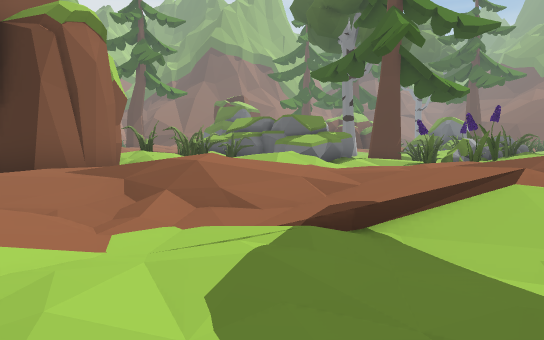
View 1 (above)

19 first-person views from a walk through a scene from a Unity 3-D project. The camera is 1.3 m above the floor, tilts 4° down and sees 70° across. The floor is counted in squares, 2 m on a side. Each view is taken from the middle of a square. On the plan, view 1 faces up. The plan holds only what a view shows up to about 11 squares ahead; the rest is blank. The place goes on beyond the plan. The player is left out.

View 2
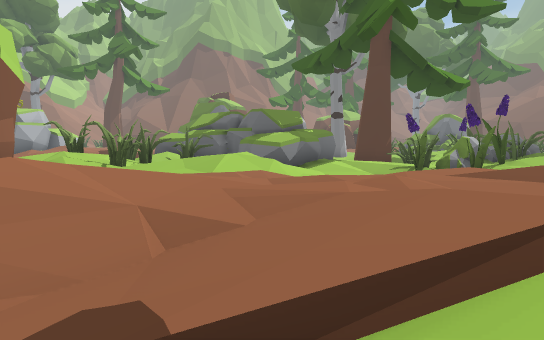

View 3
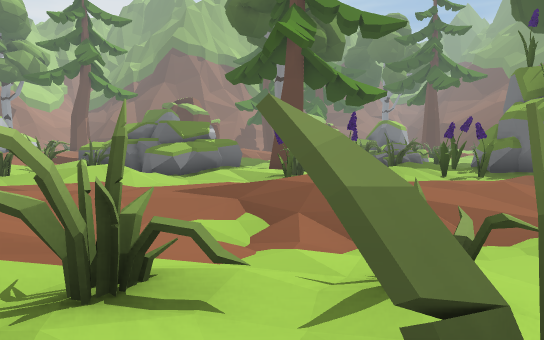

View 4
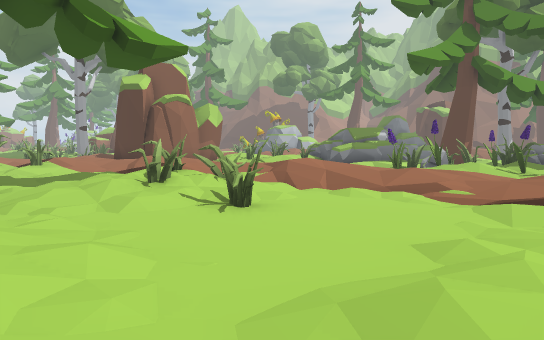

View 5
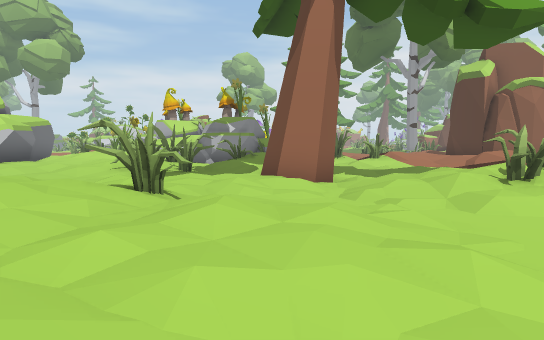

View 6
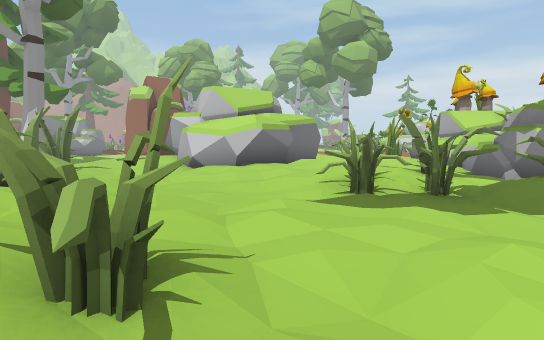

View 7
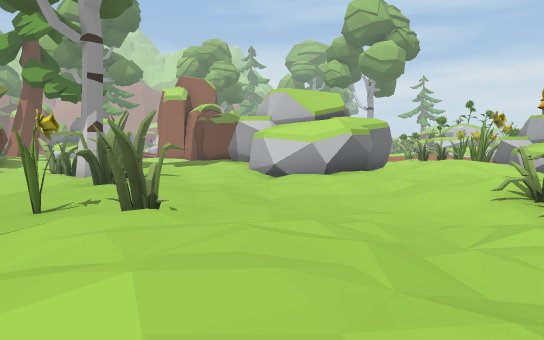

View 8
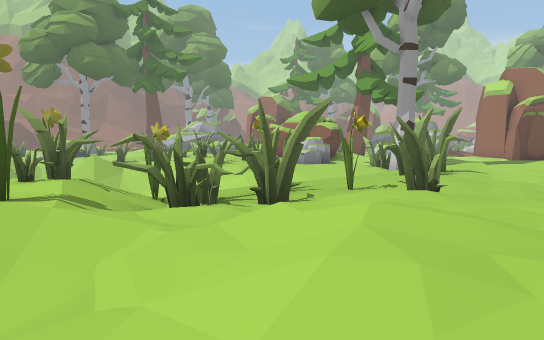

View 9
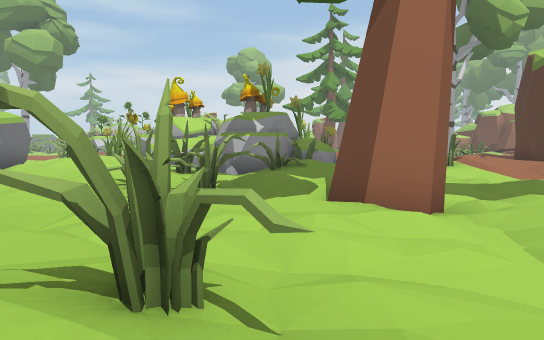

View 10
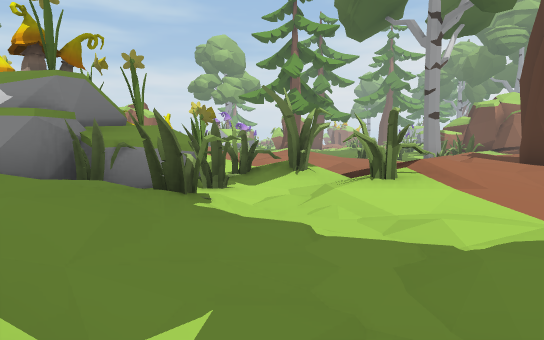

View 11
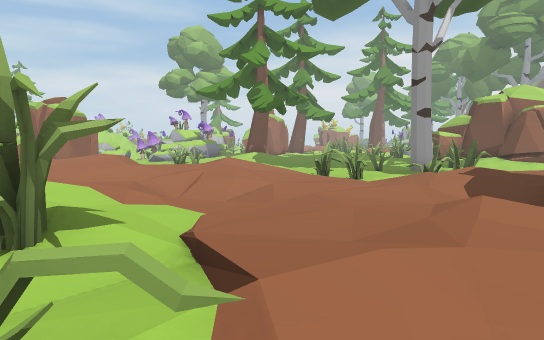

View 12
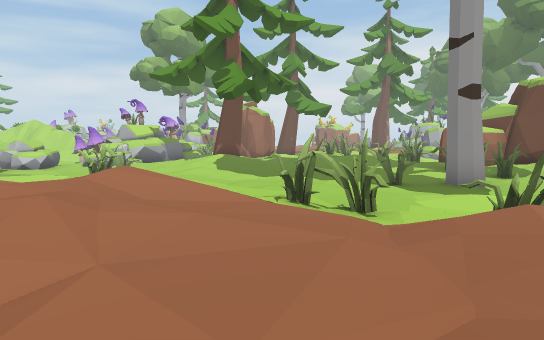

View 13
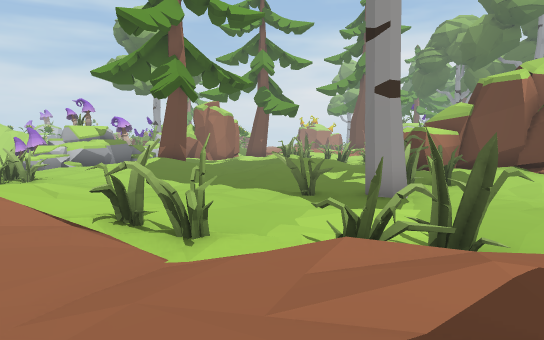

View 14
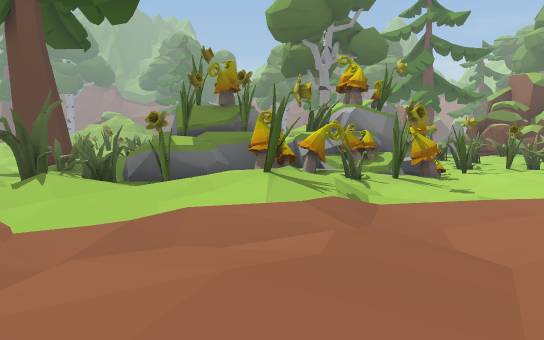

View 15
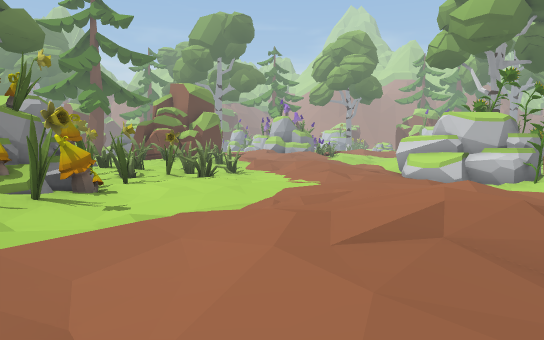

View 16
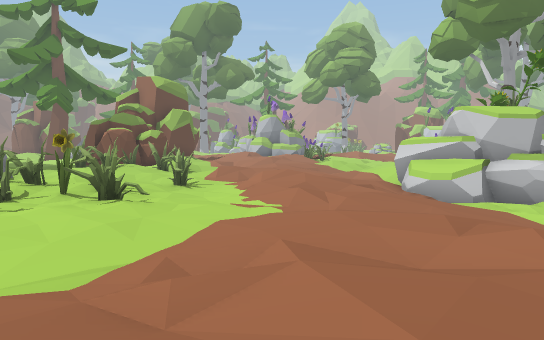

View 17
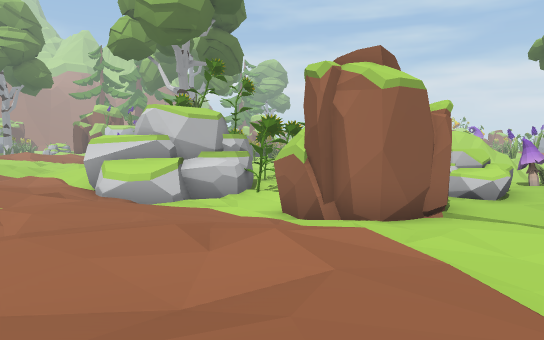

View 18
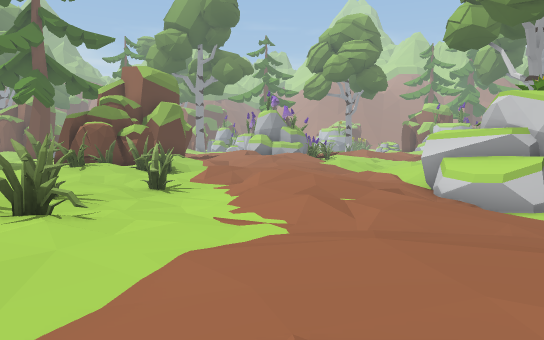

View 19
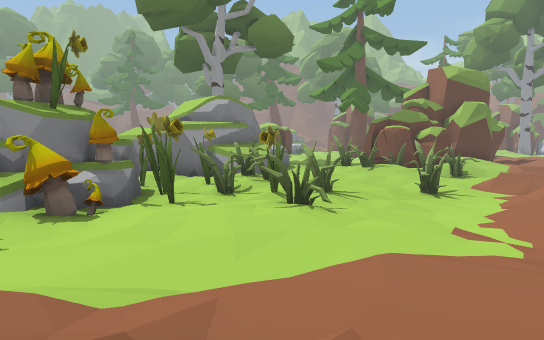

### Floor plan
Key: @ floor where view 1 was taken; # wall or solid block; x gap in a wall; . main floor; : floor 0.25 m higher than the main floor; - floor 0.25 m lower than the main floor; + floor 0.5 m higher than the main floor; _ floor 0.5 m lower than the main floor; * floor 0.75 m higher than the main floor; < floor 0.75 m lower than the main floor; / step, stairs or slope; = window, fence, low wall or low ledge; ^ raised ledge; O other object.
Columns run from 19 left of view 1 to 11 right of it. Each row starts with its distance up from view 1.
 14                            O
 13                  +#### :. OO
 12  ##             #.  ^#:/######
 11 ##:-           ###  :.//#O+###
 10 ...-_          //#/*/..  :+/.:
  9 :.#----        #//://.  #.:
  8  ###----       #  .::    /++/
  7 .--##__#/++    ##  .: ++ ++++
  6 ..-##-_#//++   ##  /+++**++:::
  5 .-_-----.:++:##:/+**+*+/////./
  4 .---.--#..:+:+++++//+++:.----.
  3 -_----#.:::+:++*+::://##=.---.
  2 .-_--..+:+:::::+=+.:.:####....
  1 .--..+//+*+...#.#+..-:++=.....:
  0 .--.   +++:/.:+#...@...:...../+
 -1 ..-   .++.:+:+##.:+//#---.::..
 -2  #    //+../#/=#^///+#:..:+:.:/
 -3  -_  /**+:./OO### /+/:...::++
 -4 _-__/+*/:..#/####::##:::#++:
 -5 __-/:*+/...O###^^:+###::+*++*
 -6 ##-.:++:.:+O###^+++++:.+++/+#
 -7  #__.:::.:+#####**++:..:++:#++
 -8  #<_....:=##::#+**+++...#:####
 -9  <//.::/..x+#+:++//+:.::..####
-10 ##/_-..:..:+##:#####...::..  /=
-11 ###^_.++..::  ^#   #...::.
-12   #^/.+/-#..: ^    #:..#.._/
-13    #..: -..:+::    +:=#..../
-14    --  ::::+##:    +:.....
-15    //  ++/.###        .-.

Where each view was taken, in squares from view 1:
view 1: 0 up, 0 right, facing up
view 2: 2 up, 1 right, facing up
view 3: 1 up, 4 right, facing up
view 4: 2 down, 11 right, facing up-left
view 5: 2 down, 10 right, facing left
view 6: 2 down, 6 right, facing down-left
view 7: 4 down, 7 right, facing down-left
view 8: 3 down, 7 right, facing down
view 9: 3 down, 7 right, facing left
view 10: 0 up, 2 right, facing left
view 11: 2 up, 2 left, facing left
view 12: 3 up, 7 left, facing left
view 13: 5 up, 8 left, facing left
view 14: 2 up, 11 left, facing down-right
view 15: 1 up, 11 left, facing down
view 16: 2 down, 12 left, facing down
view 17: 3 down, 12 left, facing down-left
view 18: 4 down, 12 left, facing down
view 19: 4 down, 13 left, facing down-right
